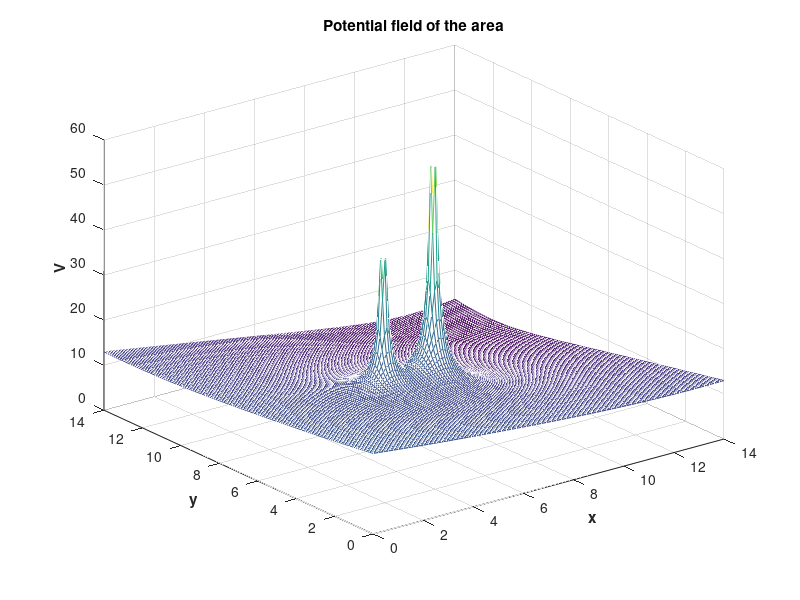
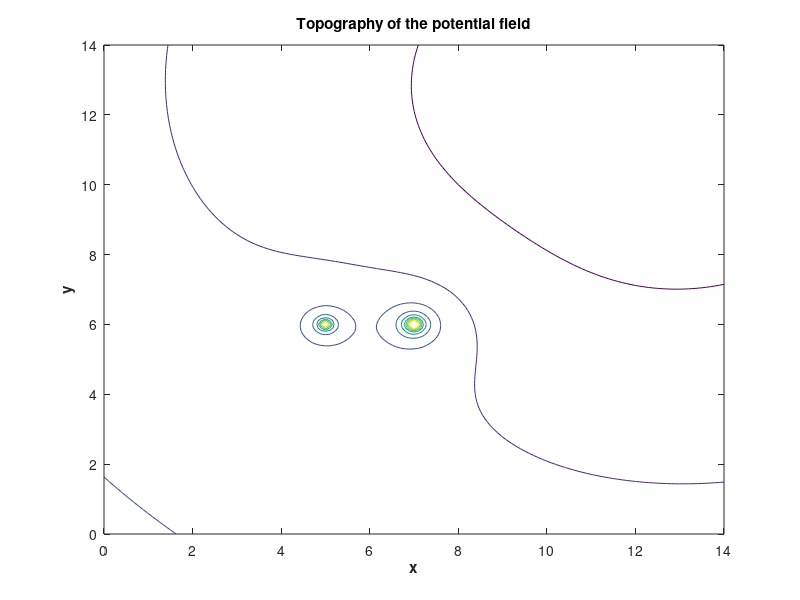

These charts were generated, in order, by the following MATLAB code:
clear all; clc;

%% Gains
K_G = 1;
K_1 = 3;
K_2 = 5;

%% Position of Obstacle 1
x_1 = 5;
y_1 = 6;

%% Position of Obstacle 2
x_2 = 7;
y_2 = 6;

%% Position of Goal
x_g = 12;
y_g = 12;

%% Calculate Potential Fields
x = 0:0.1:14;y = 0:0.1:14;
n = length(x);
for i = 1:n
    for j = 1:n
        V_1(j,i) = (K_1) / sqrt((x(i)-x_1)^2 + (y(j)-y_1)^2);
        V_2(j,i) = (K_2) / sqrt((x(i)-x_2)^2 + (y(j)-y_2)^2);
        V_G(j,i) = (K_G) * sqrt((x(i)-x_g)^2 + (y(j)-y_g)^2);
%         V_1(j,i) = (K_1) / sqrt((-x(i)+x_1)^2 + (-y(j)+y_1)^2);
%         V_2(j,i) = (K_2) / sqrt((-x(i)+x_2)^2 + (-y(j)+y_2)^2);
%         V_G(j,i) = (K_G) * sqrt((-x(i)+x_g)^2 + (-y(j)+y_g)^2);
        V(j,i) = V_1(j,i) + V_2(j,i) + V_G(j,i);
    end
end

%% Plot Figuresfigure;
mesh(x,y,V)
xlabel('\bfx')
ylabel('\bfy')
zlabel('\bfV')
title('\bfPotential field of the area')

figure;
contour(x,y,V)
xlabel('\bfx')
ylabel('\bfy')
title('\bfTopography of the potential field')